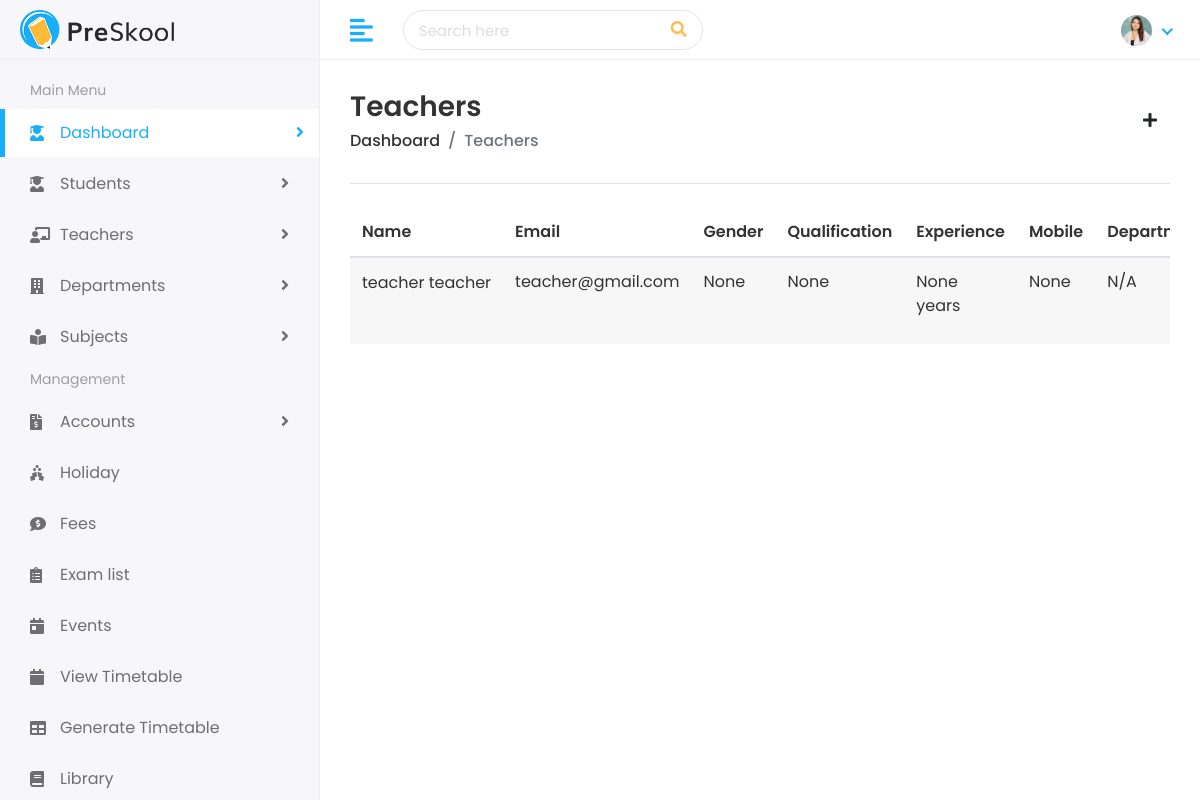
The page /staff/teachers/ (signed in) on the database its author committed.
### staff/models.py (models this page shows, shortened)
class Teacher(models.Model):
    user = models.OneToOneField(
        settings.AUTH_USER_MODEL,
        on_delete=models.CASCADE,
        related_name='teacher_profile'
    )
    gender = models.CharField(
        max_length=10,
        choices=[('Male', 'Male'), ('Female', 'Female')],
        null=True,
        blank=True
    )
    qualification = models.CharField(
        max_length=100,
        null=True,
        blank=True
    )
    experience = models.IntegerField(
        null=True,
        blank=True
    )
    mobile_number = models.CharField(
        max_length=15,
        null=True,
        blank=True
    )
    address = models.TextField(
        null=True,
        blank=True
    )
    joining_date = models.DateField(
        null=True,
        blank=True
    )
    department = models.ForeignKey(
        'academic.Department',
        on_delete=models.SET_NULL,
        null=True,
        blank=True
    )

### home_auth/models.py (models this page shows, shortened)
class CustomUser(AbstractUser):
    username = models.CharField(max_length=100, unique=True)
    email = models.EmailField(max_length=255, unique=True, db_index=True)
    is_authorized = models.BooleanField(default=False)
    login_token = models.CharField(max_length=6, blank=True, null=True)
    first_name = models.CharField(max_length=30, blank=True)
    last_name = models.CharField(max_length=30, blank=True)
    date_joined = models.DateTimeField(auto_now_add=True)
    is_student = models.BooleanField(default=False)
    is_admin = models.BooleanField(default=False)
    is_teacher = models.BooleanField(default=False)
    groups = models.ManyToManyField(
        'auth.Group',
        related_name=None,
        blank=True
    )
    user_permissions = models.ManyToManyField(
        'auth.Permission',
        related_name=None,
        blank=True
    )

### staff/views.py (the view)
# urls.py: path('teachers/', views.teacher_list, name='teacher_list'),
@login_required
def teacher_list(request):
    teachers = Teacher.objects.all().select_related('user', 'department')
    return render(request, 'staff/teacher-list.html', {'teachers': teachers})

### templates/staff/teacher-list.html (shortened to what this page needs)
{% extends 'Home/base.html' %}
{% load static %}
{% block body %}
<div class="page-wrapper">
    <div class="content container-fluid">
        <div class="page-header">
            <div class="row align-items-center">
                <div class="col">
                    <h3 class="page-title">Teachers</h3>
                    <ul class="breadcrumb">
                        <li class="breadcrumb-item"><a href="{% url 'dashboard' %}">Dashboard</a></li>
                        <li class="breadcrumb-item active">Teachers</li>
                    </ul>
                </div>
                <div class="col-auto float-right ml-auto">
                    <a href="{% url 'add_teacher' %}" class="btn btn-add"><i class="fas fa-plus"></i></a>
                </div>
            </div>
        </div>
        <div class="row">
            <div class="col-md-12">
                <div class="table-responsive">
                    <table class="table table-striped custom-table mb-0 datatable">
                        <thead>
                            <tr>
                                <th>Name</th>
                                <th>Email</th>
                                <th>Gender</th>
                                <th>Qualification</th>
                                <th>Experience</th>
                                <th>Mobile</th>
                                <th>Department</th>
                            </tr>
                        </thead>
                        <tbody>
                            {% for teacher in teachers %}
                                <tr>
                                    <td>
                                        <h2 class="table-avatar">
                                            <a href="">{{ teacher.user.first_name }} {{ teacher.user.last_name }}</a>
                                        </h2>
                                    </td>
                                    <td>{{ teacher.user.email }}</td>
                                    <td>{{ teacher.gender }}</td>
                                    <td>{{ teacher.qualification }}</td>
                                    <td>{{ teacher.experience }} years</td>
                                    <td>{{ teacher.mobile_number }}</td>
                                    <td>{% if teacher.department %}{{ teacher.department.name }}{% else %}N/A{% endif %}</td>
                                </tr>
                            {% empty %}
                                <tr>
                                    <td colspan="9" class="text-center py-4">No teachers found</td>
                                </tr>
                            {% endfor %}
                        </tbody>
                    </table>
                </div>
            </div>
        </div>
    </div>
</div>
{% endblock %}

### static/assets/css/style.css (style rules this page uses)
html { height: 100%; }
body { background-color: #fff; color: #333; font-family: 'Poppins', sans-serif; font-size: 1rem; height: 100%; line-height: 1.5; overflow-x: hidden; }
h1, h2, h3, h4, h5, h6 { font-family: 'Poppins', sans-serif; margin-top: 0; }
ul, ol { padding: 0px; list-style: none; }
.table { color: #333; max-width: 100%; margin-bottom: 0; width: 100%; }
.table-striped > tbody > tr:nth-of-type(2n+1) { background-color: #f8f9fa; }
table.table td h2 { display: inline-block; font-size: inherit; font-weight: 400; margin: 0; padding: 0; vertical-align: middle; }
table.table td h2.table-avatar { align-items: center; display: inline-flex; font-size: inherit; font-weight: 400; margin: 0; padding: 0; vertical-align: middle; white-space: nowrap; }
table.table td h2 a { color: #333; }
.table thead tr th { font-weight: 600; }
.table tbody tr { border-bottom: 1px solid rgba(0, 0, 0, 0.05); }
.table-striped thead tr { border-color: transparent; }
.table-striped tbody tr { border-color: transparent; }
.table-striped tbody tr:nth-of-type(odd) { background-color: rgba(235, 235, 235, 0.4); }
.page-wrapper { margin-left: 320px; padding-top: 60px; position: relative; transition: all 0.4s ease; }
.page-wrapper > .content { padding: 1.875rem 1.875rem 0; }
.page-header { margin-bottom: 1.875rem; }
.page-header .breadcrumb { background-color: transparent; color: #6c757d; font-size: 1rem; font-weight: 500; margin-bottom: 0; padding: 0; }
.page-header .breadcrumb a { color: #333; }
.page-title { font-size: 28px; font-weight: 600; color: #333; margin-bottom: 5px; }

### rows shown on the page
Teacher: user.first_name "teacher", user.last_name "teacher", user.email "teacher@gmail.com", gender "None", qualification "None", experience "None", mobile_number "None", shows "N/A"
